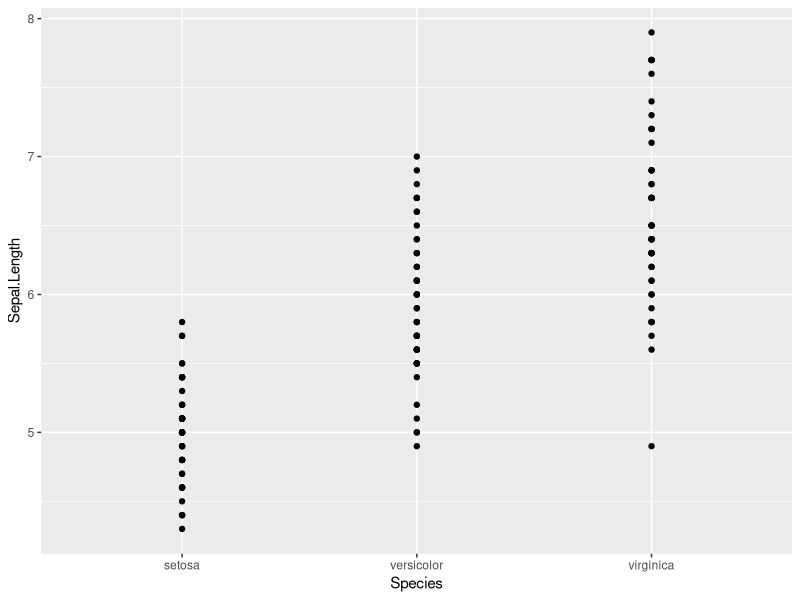
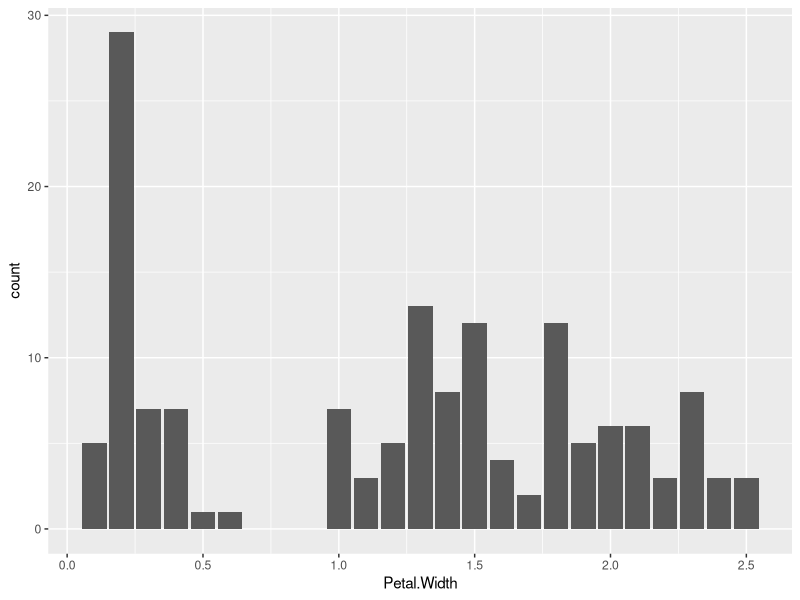
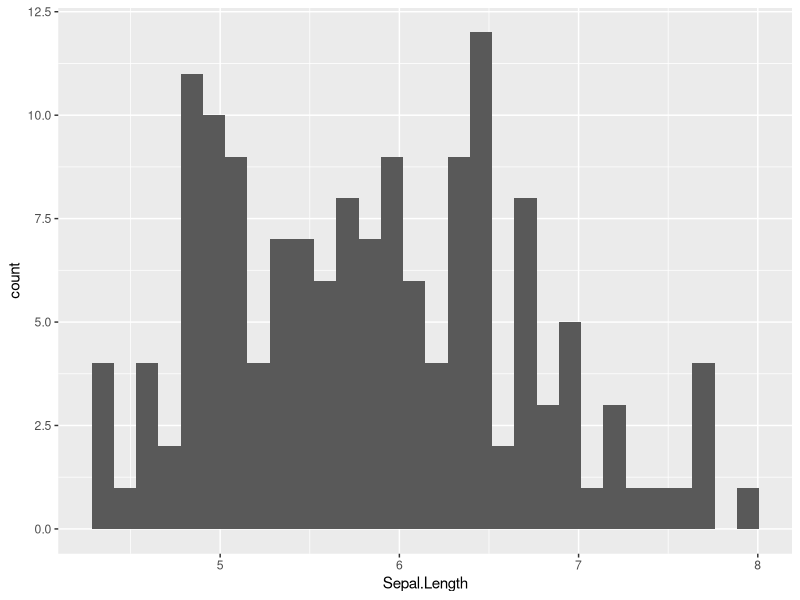
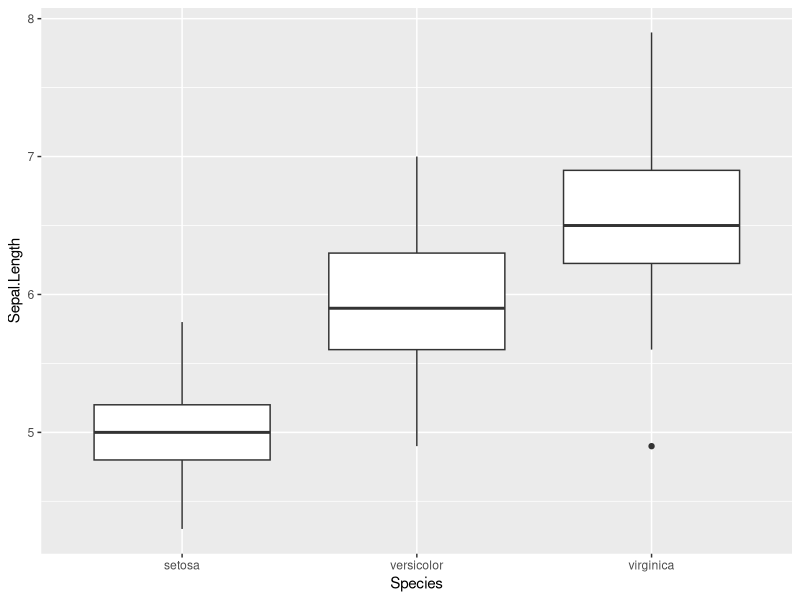

Reproduce these figures in R, in order.
## ---- chunk 1
library(ggplot2)
iris
## ---- chunk 2
library(ggplot2)
ggplot(data=iris, aes(x=Species, y=Sepal.Length))+geom_point()
## ---- chunk 3
library(ggplot2)
ggplot(data=iris, aes(x=Petal.Width))+geom_bar()
## ---- chunk 4
library(ggplot2)
ggplot(data=iris, aes(x=Sepal.Length))+geom_histogram()
## ---- chunk 5
library(ggplot2)
ggplot(data=iris, aes(x=Species, y=Sepal.Length))+geom_boxplot()
